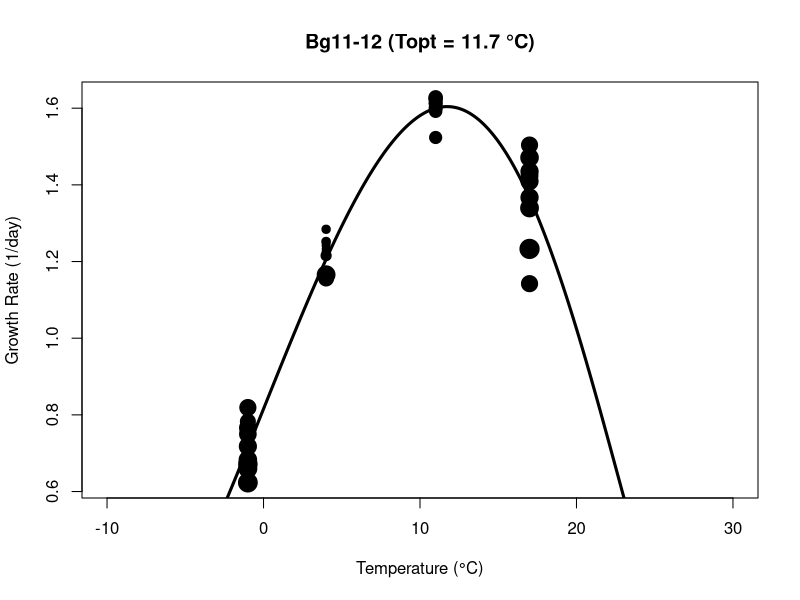
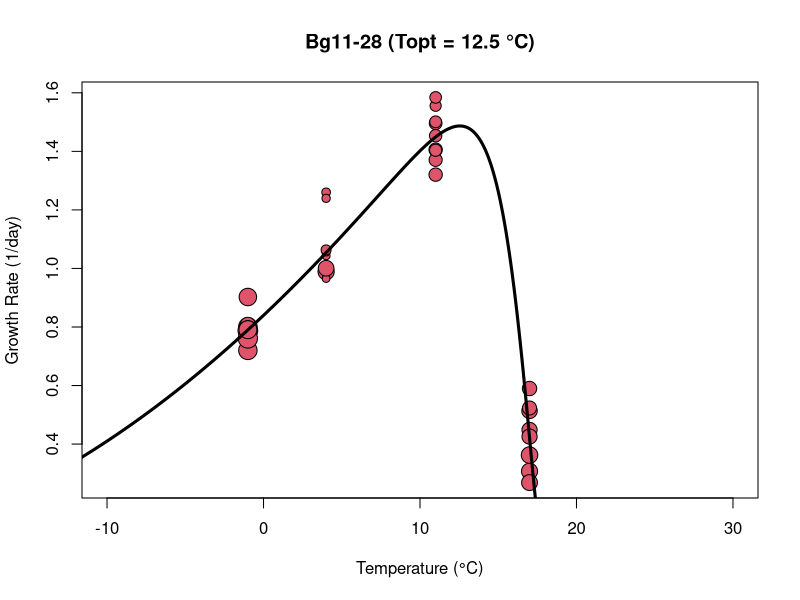
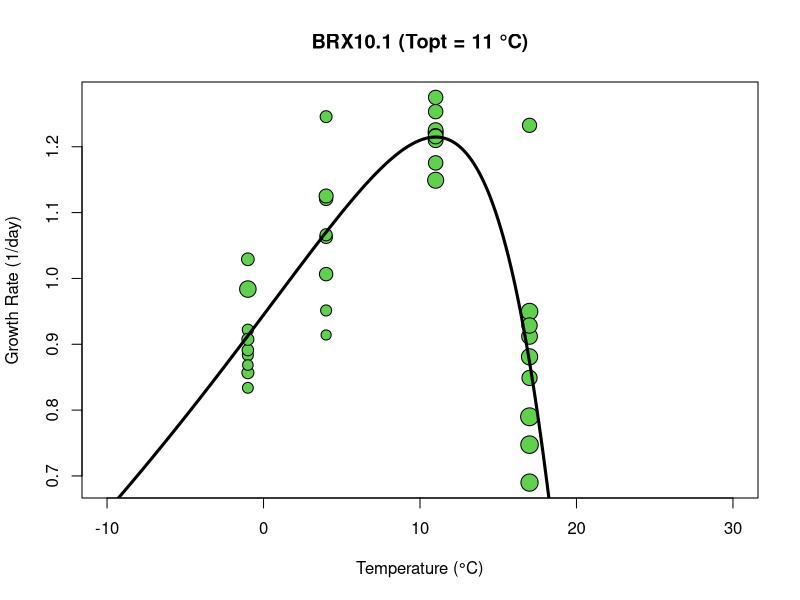
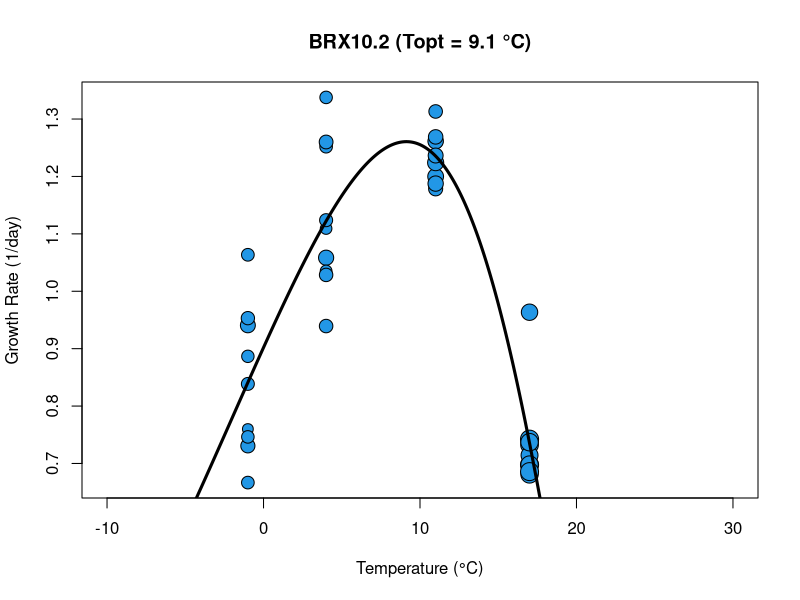
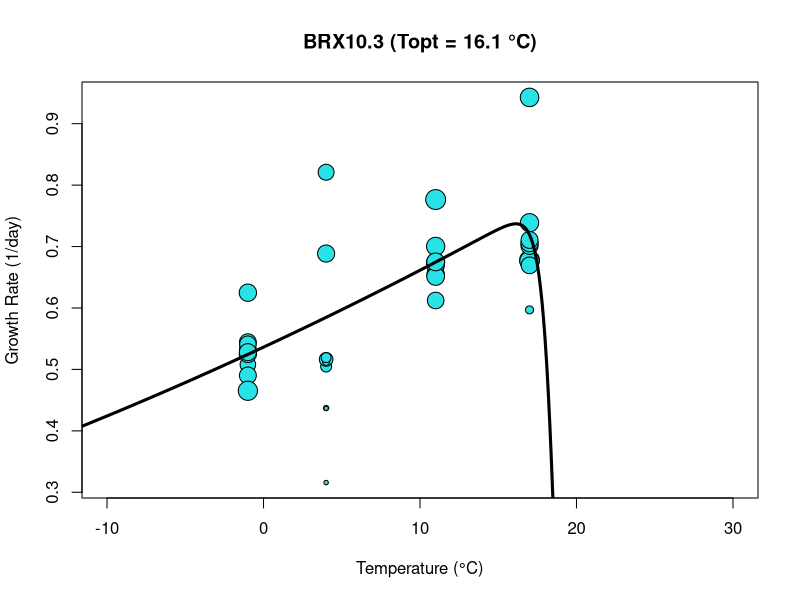
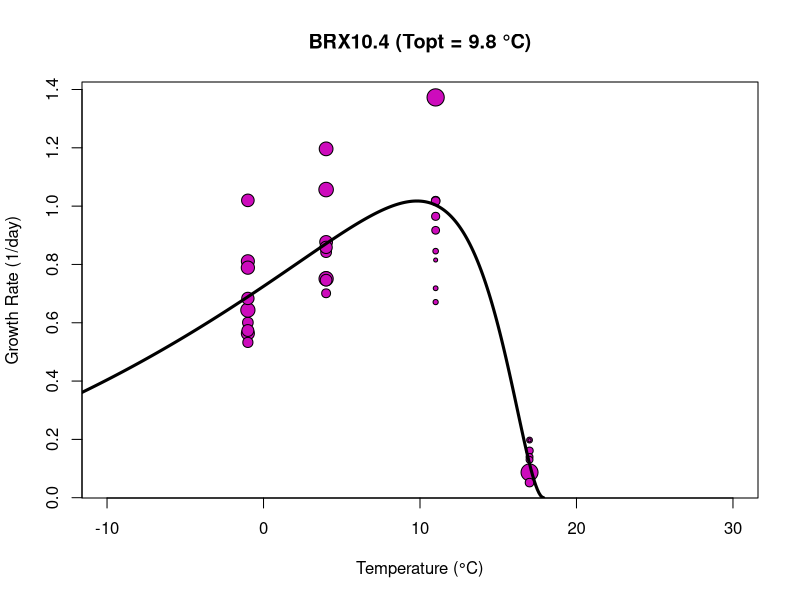
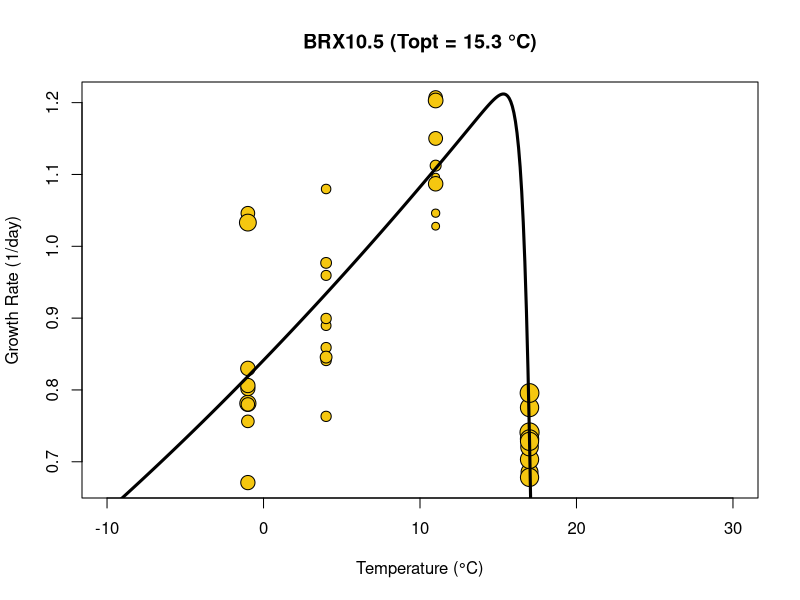
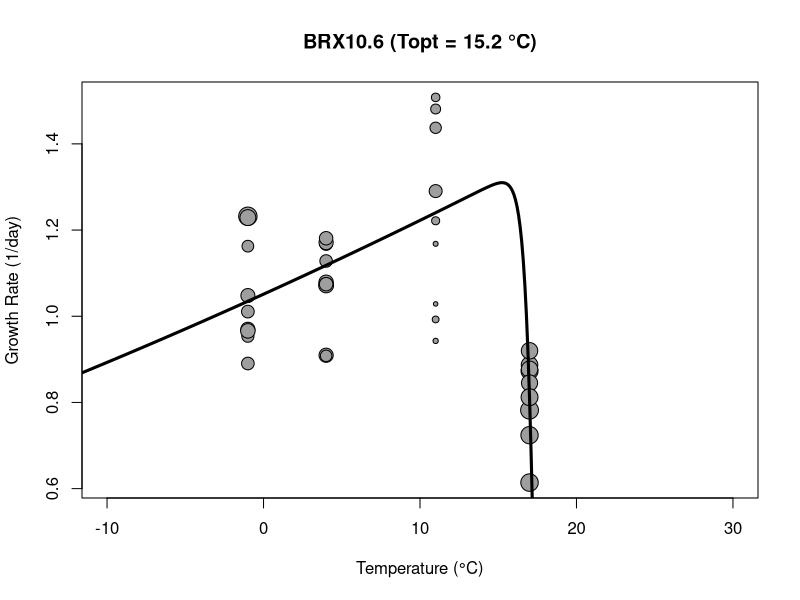

Here is the R script that generated these plots, in order:
# use Ratkowksy 1983 model to predict optimal growth temperatures

library(minpack.lm)

# read in data
grd = read.table("growthrates.tsv",sep="\t")

biospec = read.csv("pone.0153343.s004.csv")
biospec$rate.per.hour = 60*biospec$rate.per.minute

genome.list = as.character(unique(biospec$binomial.name[grepl("Colwellia",biospec$binomial.name)]))

biogrd = biospec[biospec$binomial.name %in% genome.list,]
biogrd = data.frame("strain"=biogrd$binomial.name,
                    "replicate"="OD1",
                    "temp"=biogrd$T.C,
                    "mumax"=biogrd$rate.per.hour,
                    "r2"=0.99)

grd = rbind(grd,biogrd)

colnames(grd) = c("strain","rep","temp","rate","r2")
grd$temp = as.numeric(as.character(grd$temp)) + 273 #calculate Kelvin temperature
grd$sqrate = sqrt(grd$rate) #Ratkowsky uses square root of rate
grd = na.omit(grd)
grd$sqperday = sqrt(grd$rate*24) #convert to 1/day from 1/hour
grd$weights = -1*log10(1-grd$r2) #calculate weights based on R^2 values


# rT = (cc * (T - T1)(1 - exp( k * (T - T2))))^2
# Ratkowsky et al. 1983 https://www.ncbi.nlm.nih.gov/pmc/articles/PMC217594
# rT is the growth rate
# T the temperature in Kelvin
# T1 and T2 the minimum and maximum temperatures at which rate of growth is zero
# sqrtcc) * k1 is the slope of the regression 
# k is a constant

rat83 = function(x, cc, T1, k, T2) {
  rT = cc * (x - T1) * (1 - exp(k * (x - T2)))
  return(rT)
}

rat82a = function(x, b, T0) {
  r = b*(x - T0)
}


pdf(file="ratkowsky83_fits.pdf", width=5,height=5)

# average values from a previous run to use as initial values when needed
init.avg = list("b.est"=0.01111670, "Tmin.est"=182.30633469, "c.est"=0.05744382, "Tmax.est"=323.47254692)

# new fits will go here
init.save = matrix(NA,nrow=length(unique(grd$strain)), ncol=5)

for(i in 1:length(unique(grd$strain))) {

  #initialize
  rt = NULL
  topt = NA
  
  strn = sort(unique(grd$strain))[i]
  print(as.character(strn))
  
  #subset data
  sgrd = grd[grd$strain == strn,c("temp","sqperday","weights")]
  sgrd = rbind(sgrd,aggregate(sgrd,by = list(sgrd$temp), FUN=mean)[,c("temp","sqperday","weights")])
  mintemp = sort(unique(sgrd$temp))[1]
  midtemp = sort(unique(sgrd$temp))[3]
  maxtemp = max(grd$temp)

  #estimate parameters before fitting, using directions in Ratkowsky 1983
  Tmin.est = (sgrd$sqperday[sgrd$temp == midtemp] * sgrd$temp[sgrd$temp == mintemp] - 
              sgrd$sqperday[sgrd$temp == mintemp] * sgrd$temp[sgrd$temp == midtemp])/
              (sgrd$sqperday[sgrd$temp == midtemp] - sgrd$sqperday[sgrd$temp == mintemp])
  
  b.est = (sgrd$sqperday[sgrd$temp == mintemp] - sgrd$sqperday[sgrd$temp == midtemp])/
          (mintemp - midtemp)
  
  lhs1 = log(1 - sgrd$sqperday[sgrd$temp == mintemp]/(b.est * (maxtemp - Tmin.est)))
  lhs2 = log(1 - sgrd$sqperday[sgrd$temp == mintemp]/(b.est * (midtemp - Tmin.est)))

  Tmax.est = (lhs1*midtemp - lhs2*maxtemp)/(lhs1-lhs2)
  
  c.est = (lhs1 - lhs2)/(maxtemp - midtemp)

  Tmin.est = median(Tmin.est[Tmin.est > 0 & Tmin.est < mintemp & !is.nan(Tmin.est)])
  if(is.na(Tmin.est)) Tmin.est = 250
  b.est = median(b.est[b.est > 0 & !is.nan(b.est)])
  Tmax.est = median(Tmax.est[Tmax.est>0 & !is.nan(Tmax.est)])
  c.est = median(c.est[c.est>0 & !is.nan(c.est)])
  
  # plot rates
  plot(sgrd$temp - 273,sgrd$sqperday^2, pch=21, col="black", bg=i,
       xlim=c(-10,30), 
       # ylim=c(0,1.8),
       xlab = "Temperature (°C)", ylab = "Growth Rate (1/day)",
       cex = sgrd$weights)
  
  # do fitting using nonlinear weighted least squares
  # first try using calculated starting values
  try({
  rt = nlsLM(sqperday ~ b * (temp - Tmin) * (1 - exp(cc * (temp - Tmax))),
                       data = sgrd,
                       weights = sgrd$weights,
                       start = list(b = b.est, Tmin = Tmin.est, cc = c.est, Tmax = Tmax.est),
                       algorithm = "port", trace = FALSE, control = list(maxiter=1000, tol=1e-6, minFactor=1e-5, printEval = TRUE, warnOnly = TRUE))
  }, silent=TRUE,)

  try({
    # if that fails, try using previous good estimates as starting values  
    if(is.null(rt)) {
    rt = nlsLM(sqperday ~ b * (temp - Tmin) * (1 - exp(cc * (temp - Tmax))),
               data = sgrd,
               weights = sgrd$weights,
               start = list(b = init.avg$b.est, Tmin = init.avg$Tmin.est, cc = init.avg$c.est, Tmax = init.avg$Tmax.est),
               algorithm = "port", trace = FALSE, control = list(maxiter=1000, tol=1e-6, minFactor=1e-5, printEval = TRUE, warnOnly = TRUE))
    
  }
    }, silent=TRUE)

  if(!is.null(rt)) {
  # finish plotting
  rtco = as.data.frame(t(coef(rt)))
  
  xs = seq(0,1000,0.1)
  rt.fit = rat83(xs, rtco$b, rtco$Tmin, rtco$cc, rtco$Tmax)
  rt.fit[rt.fit < 0] = NA

  xs = xs - 273
  
  points(xs, rt.fit^2, type="l", col="black",lwd=3)
  
  topt = round(xs[which.max(rt.fit)],2)
  
  # save fitted parameters
  init.save[i,] = c(b.est, Tmin.est, c.est, Tmax.est, topt)
  
  } else {
    topt = sgrd$temp[which.max(sgrd$sqperday)]-273
    init.save[i,] = c(NA, NA, NA, NA, topt)
  }
  print(init.save[i,])
  # add title to plot (keep outside of try{})
  title(paste0(strn," (Topt = ",topt," °C)"))
  
}

dev.off()

# output fitted parameters
rownames(init.save) = sort(unique(grd$strain))
colnames(init.save) = c("b", "Tmin", "c", "Tmax", "topt")
write.table(x=init.save,file="rat83_params.tsv",sep="\t",quote=F)
